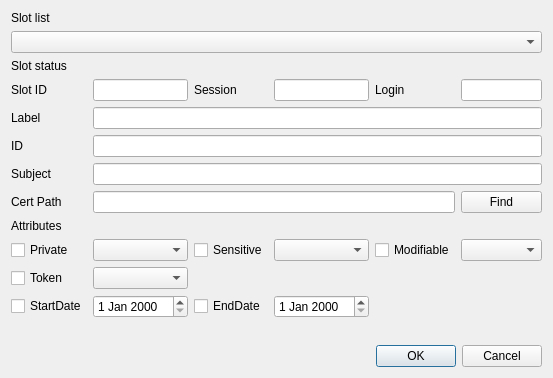
<?xml version="1.0" encoding="UTF-8"?>
<ui version="4.0">
 <class>ImportCertDlg</class>
 <widget class="QDialog" name="ImportCertDlg">
  <property name="geometry">
   <rect>
    <x>0</x>
    <y>0</y>
    <width>553</width>
    <height>378</height>
   </rect>
  </property>
  <property name="windowTitle">
   <string>Import certificate</string>
  </property>
  <layout class="QGridLayout" name="gridLayout">
   <item row="4" column="0">
    <widget class="QLabel" name="label_4">
     <property name="text">
      <string>Label</string>
     </property>
    </widget>
   </item>
   <item row="9" column="3">
    <widget class="QComboBox" name="mSensitiveCombo"/>
   </item>
   <item row="10" column="0">
    <widget class="QCheckBox" name="mTokenCheck">
     <property name="text">
      <string notr="true">Token</string>
     </property>
    </widget>
   </item>
   <item row="3" column="3">
    <widget class="QLineEdit" name="mSessionText"/>
   </item>
   <item row="3" column="4">
    <widget class="QLabel" name="label_9">
     <property name="text">
      <string>Login</string>
     </property>
    </widget>
   </item>
   <item row="7" column="1" colspan="4">
    <widget class="QLineEdit" name="mCertPathText"/>
   </item>
   <item row="8" column="0">
    <widget class="QLabel" name="label_7">
     <property name="text">
      <string>Attributes</string>
     </property>
    </widget>
   </item>
   <item row="5" column="1" colspan="5">
    <widget class="QLineEdit" name="mIDText"/>
   </item>
   <item row="12" column="1">
    <spacer name="verticalSpacer">
     <property name="orientation">
      <enum>Qt::Vertical</enum>
     </property>
     <property name="sizeHint" stdset="0">
      <size>
       <width>20</width>
       <height>40</height>
      </size>
     </property>
    </spacer>
   </item>
   <item row="6" column="0">
    <widget class="QLabel" name="label_10">
     <property name="text">
      <string>Subject</string>
     </property>
    </widget>
   </item>
   <item row="2" column="0">
    <widget class="QLabel" name="label_2">
     <property name="text">
      <string>Slot status</string>
     </property>
    </widget>
   </item>
   <item row="7" column="0">
    <widget class="QLabel" name="label_6">
     <property name="text">
      <string>Cert Path</string>
     </property>
    </widget>
   </item>
   <item row="9" column="4">
    <widget class="QCheckBox" name="mModifiableCheck">
     <property name="text">
      <string notr="true">Modifiable</string>
     </property>
    </widget>
   </item>
   <item row="13" column="3" colspan="3">
    <widget class="QDialogButtonBox" name="buttonBox">
     <property name="orientation">
      <enum>Qt::Horizontal</enum>
     </property>
     <property name="standardButtons">
      <set>QDialogButtonBox::Cancel|QDialogButtonBox::Ok</set>
     </property>
    </widget>
   </item>
   <item row="3" column="0">
    <widget class="QLabel" name="label_3">
     <property name="text">
      <string>Slot ID</string>
     </property>
    </widget>
   </item>
   <item row="3" column="2">
    <widget class="QLabel" name="label_8">
     <property name="text">
      <string>Session</string>
     </property>
    </widget>
   </item>
   <item row="1" column="0" colspan="6">
    <widget class="QComboBox" name="mSlotsCombo"/>
   </item>
   <item row="3" column="5">
    <widget class="QLineEdit" name="mLoginText"/>
   </item>
   <item row="9" column="2">
    <widget class="QCheckBox" name="mSensitiveCheck">
     <property name="text">
      <string notr="true">Sensitive</string>
     </property>
    </widget>
   </item>
   <item row="3" column="1">
    <widget class="QLineEdit" name="mSlotIDText"/>
   </item>
   <item row="7" column="5">
    <widget class="QPushButton" name="mFindBtn">
     <property name="text">
      <string>Find</string>
     </property>
    </widget>
   </item>
   <item row="0" column="0">
    <widget class="QLabel" name="label">
     <property name="text">
      <string>Slot list</string>
     </property>
    </widget>
   </item>
   <item row="9" column="5">
    <widget class="QComboBox" name="mModifiableCombo"/>
   </item>
   <item row="10" column="1">
    <widget class="QComboBox" name="mTokenCombo"/>
   </item>
   <item row="9" column="1">
    <widget class="QComboBox" name="mPrivateCombo"/>
   </item>
   <item row="5" column="0">
    <widget class="QLabel" name="label_5">
     <property name="text">
      <string>ID</string>
     </property>
    </widget>
   </item>
   <item row="4" column="1" colspan="5">
    <widget class="QLineEdit" name="mLabelText"/>
   </item>
   <item row="9" column="0">
    <widget class="QCheckBox" name="mPrivateCheck">
     <property name="text">
      <string notr="true">Private</string>
     </property>
    </widget>
   </item>
   <item row="6" column="1" colspan="5">
    <widget class="QLineEdit" name="mSubjectText"/>
   </item>
   <item row="11" column="0">
    <widget class="QCheckBox" name="mStartDateCheck">
     <property name="text">
      <string>StartDate</string>
     </property>
    </widget>
   </item>
   <item row="11" column="2">
    <widget class="QCheckBox" name="mEndDateCheck">
     <property name="text">
      <string>EndDate</string>
     </property>
    </widget>
   </item>
   <item row="11" column="1">
    <widget class="QDateEdit" name="mStartDateEdit"/>
   </item>
   <item row="11" column="3">
    <widget class="QDateEdit" name="mEndDateEdit"/>
   </item>
  </layout>
 </widget>
 <tabstops>
  <tabstop>mSlotsCombo</tabstop>
  <tabstop>mSlotIDText</tabstop>
  <tabstop>mSessionText</tabstop>
  <tabstop>mLoginText</tabstop>
  <tabstop>mLabelText</tabstop>
  <tabstop>mIDText</tabstop>
  <tabstop>mSubjectText</tabstop>
  <tabstop>mCertPathText</tabstop>
  <tabstop>mFindBtn</tabstop>
  <tabstop>mPrivateCheck</tabstop>
  <tabstop>mPrivateCombo</tabstop>
  <tabstop>mSensitiveCheck</tabstop>
  <tabstop>mSensitiveCombo</tabstop>
  <tabstop>mModifiableCheck</tabstop>
  <tabstop>mModifiableCombo</tabstop>
  <tabstop>mTokenCheck</tabstop>
  <tabstop>mTokenCombo</tabstop>
  <tabstop>mStartDateCheck</tabstop>
  <tabstop>mStartDateEdit</tabstop>
  <tabstop>mEndDateCheck</tabstop>
  <tabstop>mEndDateEdit</tabstop>
 </tabstops>
 <resources/>
 <connections>
  <connection>
   <sender>buttonBox</sender>
   <signal>accepted()</signal>
   <receiver>ImportCertDlg</receiver>
   <slot>accept()</slot>
   <hints>
    <hint type="sourcelabel">
     <x>248</x>
     <y>254</y>
    </hint>
    <hint type="destinationlabel">
     <x>157</x>
     <y>274</y>
    </hint>
   </hints>
  </connection>
  <connection>
   <sender>buttonBox</sender>
   <signal>rejected()</signal>
   <receiver>ImportCertDlg</receiver>
   <slot>reject()</slot>
   <hints>
    <hint type="sourcelabel">
     <x>316</x>
     <y>260</y>
    </hint>
    <hint type="destinationlabel">
     <x>286</x>
     <y>274</y>
    </hint>
   </hints>
  </connection>
 </connections>
</ui>
